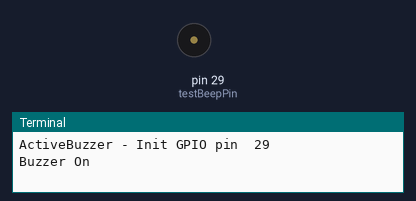
A program run on a simulated Raspberry Pi (header pin numbers). On the bench: buzzer (waves = sounding, pin HIGH), the last lines printed to the terminal.

Above: at 1.5 s.
At 4.5 s:
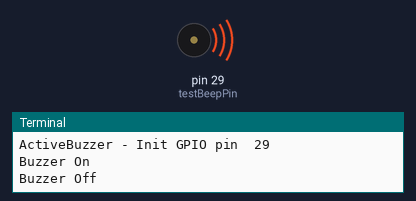
Timing chart, 0 to 7.8 s (numbered marks = the images above):
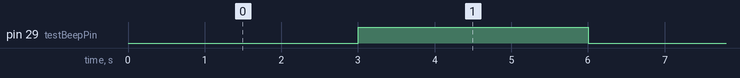

The program:

ActiveBuzzer.py
```python
#!/usr/bin/env python3

import RPi.GPIO as GPIO
import time

TESTMODE = True
# Set buzzer pin
testBeepPin = 29 #the BOARD pin (BCM05) connect to LED

def setup(beepPin):
    # Set the GPIO modes to BOARD Numbering
    GPIO.setmode(GPIO.BOARD)
    # Set LedPin's mode to output,
    # and initial level to High(3.3v)
    GPIO.setup(beepPin, GPIO.OUT, initial=GPIO.HIGH)
    print("ActiveBuzzer - Init GPIO pin ", beepPin)

def Activate(beepPin, timer):
    if (timer < 0):
        print("ERROR: ActiveBuzzer.Activate() - Invalid timer value!")
    else:
        print ('Buzzer On')
        GPIO.output(beepPin, GPIO.LOW)
        time.sleep(timer)
        print ('Buzzer Off')
        GPIO.output(beepPin, GPIO.HIGH)

def main():
    while True:
        # Buzzer on (Beep)
        print ('Buzzer On')
        GPIO.output(testBeepPin, GPIO.LOW)
        time.sleep(3)
        # Buzzer off
        print ('Buzzer Off')
        GPIO.output(testBeepPin, GPIO.HIGH)
        time.sleep(3)

def clear(beepPin):
    # Turn off buzzer
    GPIO.output(beepPin, GPIO.HIGH)

def destroy(beepPin, testMode = False):
    # Turn off buzzer
    GPIO.output(beepPin, GPIO.HIGH)

    if (testMode):
        # Release resource
        GPIO.cleanup()

# If run this script directly, do:
if __name__ == '__main__':
    setup(testBeepPin)
    try:
        main()
    # When 'Ctrl+C' is pressed, the program
    # destroy() will be  executed.
    except KeyboardInterrupt:
        destroy(testBeepPin, TESTMODE)
```

Measured:
- by itself, pin 29 (testBeepPin): alternates HIGH for 3.0 s and LOW for 3.0 s
